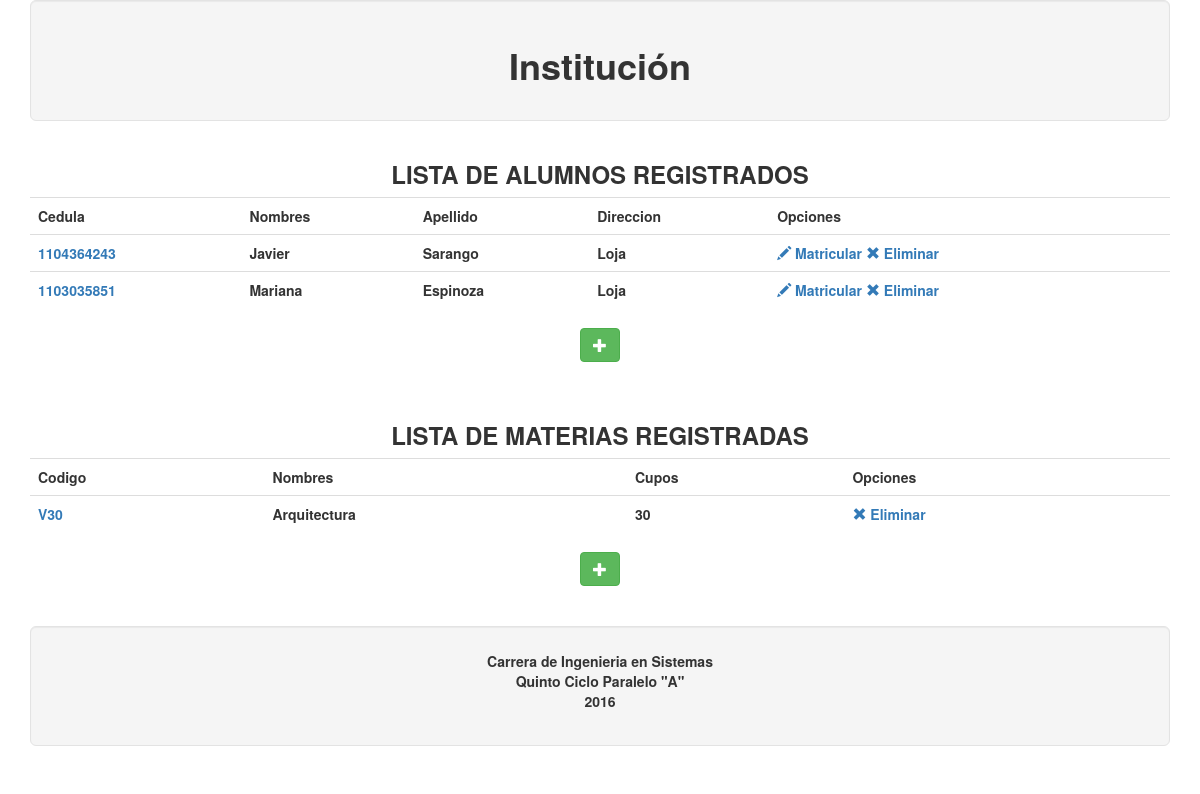
Before: / with the older database file.
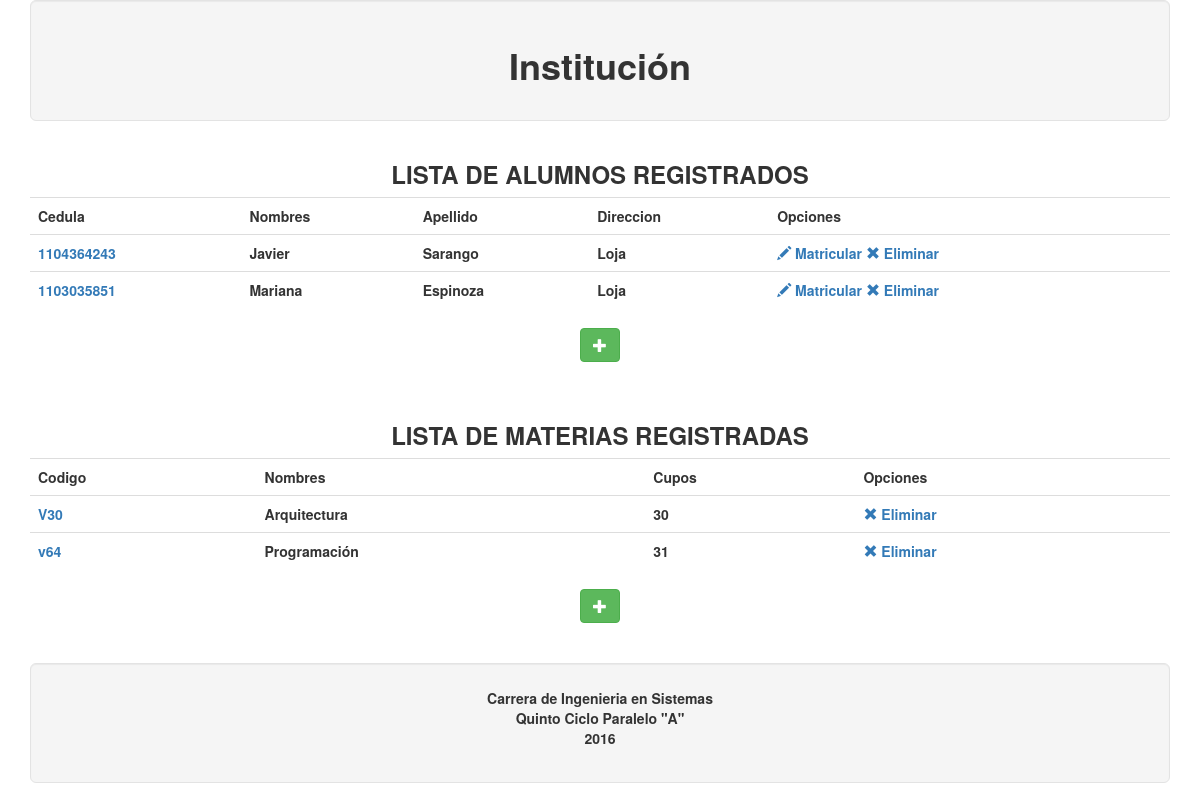
After: the same page with the newer database file.
### registro/models.py (models this page shows, shortened)
class Alumnos(models.Model):
	cedula=models.CharField(max_length=12,default="",unique=True)
	nombre=models.CharField(max_length=20)
	apellido=models.CharField(max_length=30)
	email=models.EmailField(max_length=30,blank=True,null=True)
	direccion = models.CharField(max_length=50)

class Materia(models.Model):
	nombre=models.CharField(max_length=40)
	codigo=models.CharField(max_length=5,default="",unique=True)
	cupos=models.SmallIntegerField(default=0)
	matriculados=models.SmallIntegerField(default=0)

### registro/views.py (the view)
# urls.py: url(r'^$', 'registro.views.listar'),
def listar(request):
	alumno=Alumnos.objects.all()
	materia=Materia.objects.all()
	context={
 	'alumno':alumno,
 	'materia':materia,
 	}
	return render(request,'listar.html',context)

### templates/listar.html
{%extends "master.html" %}
{%block contenido%}
<section>
	{%if alumno%}
		<h3><b>LISTA DE ALUMNOS REGISTRADOS<b></h3>
		<table class="table table-hover">
			<tr>
				<td><b>Cedula</b></td>
				<td><b>Nombres</b></td>
				<td><b>Apellido</b></td>
				<td><b>Direccion</b></td>
				<td><b>Opciones</b></td>
			</tr>
			{%for p in alumno%}
			<tr>
				<td><a href="./modificarAlumno?cedula={{p.cedula}}">{{p.cedula}}</a></td>
				<td>{{p.nombre}}</td>
				<td>{{p.apellido}}</td>
				<td>{{p.direccion}}</td>
				<td><a href="./matricular?cedula={{p.cedula}}">
						<span class="glyphicon glyphicon-pencil" aria-hidden="true"></span>
						 Matricular
					</a>
					<a href="./eliminarAlumno?cedula={{p.cedula}}">
						<span class="glyphicon glyphicon-remove" aria-hidden="true"></span>
						Eliminar
					</a>
				</td>
			</tr>
			{%endfor%}
		</table>
	{%else%}
		<h3 class="alert alert-warning">Sin alumnos</h3>
	{%endif%}
	<a href="crearAlumno" class="btn btn-success"><span class="glyphicon glyphicon-plus" aria-hidden="true"></span></a>
	<br><br><br>
	{%if materia%}
	<h3><b>LISTA DE MATERIAS REGISTRADAS<b></h3>
		<table class="table table-hover">
			<tr>
				<td><b>Codigo</b></td>
				<td><b>Nombres</b></td>
				<td><b>Cupos</b></td>
				<td><b>Opciones</b></td>
			</tr>
			{%for p in materia%}
			<tr>
				<td><a href="./modificarMateria?codigo={{p.codigo}}">{{p.codigo}}</a></td>
				<td>{{p.nombre}}</td>
				<td>{{p.cupos}}</td>
				<td>
					<a href="./eliminarMateria?codigo={{p.codigo}}">
						<span class="glyphicon glyphicon-remove" aria-hidden="true"></span>
						Eliminar
					</a>
				</td>
			</tr>
			{%endfor%}
		</table>
	{%else%}
		<h3 class="alert alert-warning">Sin materias</h3>
	{%endif%}
	<a href="crearMateria" class="btn btn-success"><span class="glyphicon glyphicon-plus" aria-hidden="true"></span></a>
</section><br><br>
{%endblock%}

### templates/master.html (shortened to what this page needs)
{%load staticfiles%}
<!DOCTYPE html>
<html>
<head>
	<link rel="stylesheet" media="screen" href="//netdna.bootstrapcdn.com/bootstrap/3.3.4/css/bootstrap.min.css">
</head>
<body>
	<center>
		{%include "header.html"%}
		<div class="container">
			{%block contenido%}
			{%endblock%}
		</div>
		{%include "footer.html"%}
	</center>
</body>
</html>

### templates/header.html
	<div class="container">
		<div class="well well-lg">
			<p class="text-center">
				<h1><b>Institución</b></h1>
			</p>
		</div>
	</div>

### templates/footer.html
<div class="container">
	<div class="well well-lg">
		<p class="text-center">
			<strong>Carrera de Ingenieria en Sistemas</strong></br>
			Quinto Ciclo Paralelo "A"</br>
			2016
		</p>
	</div>
</div>

Changed rows visible on the page:
added Materia: codigo "v64", nombre "Programación", cupos "31"
